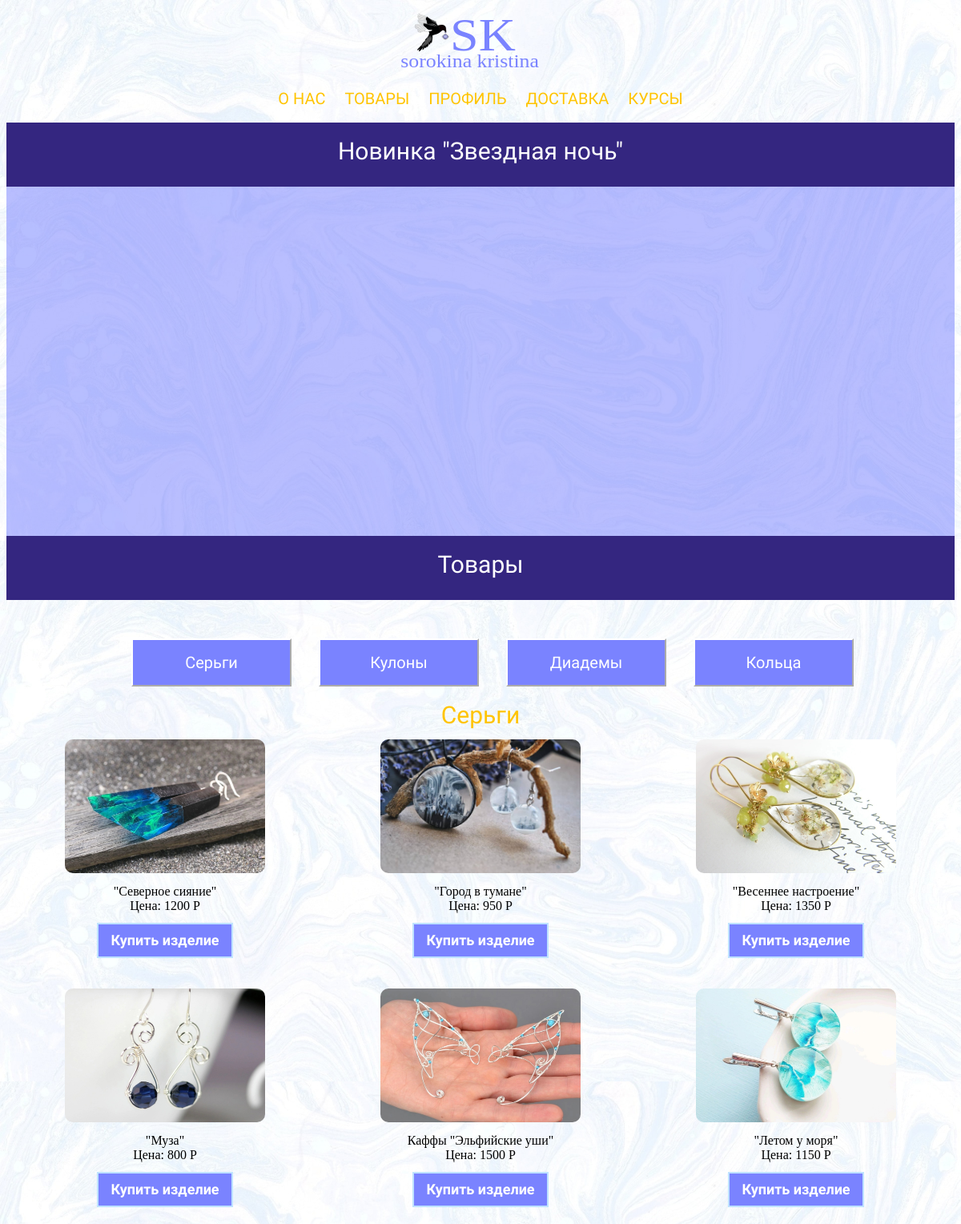
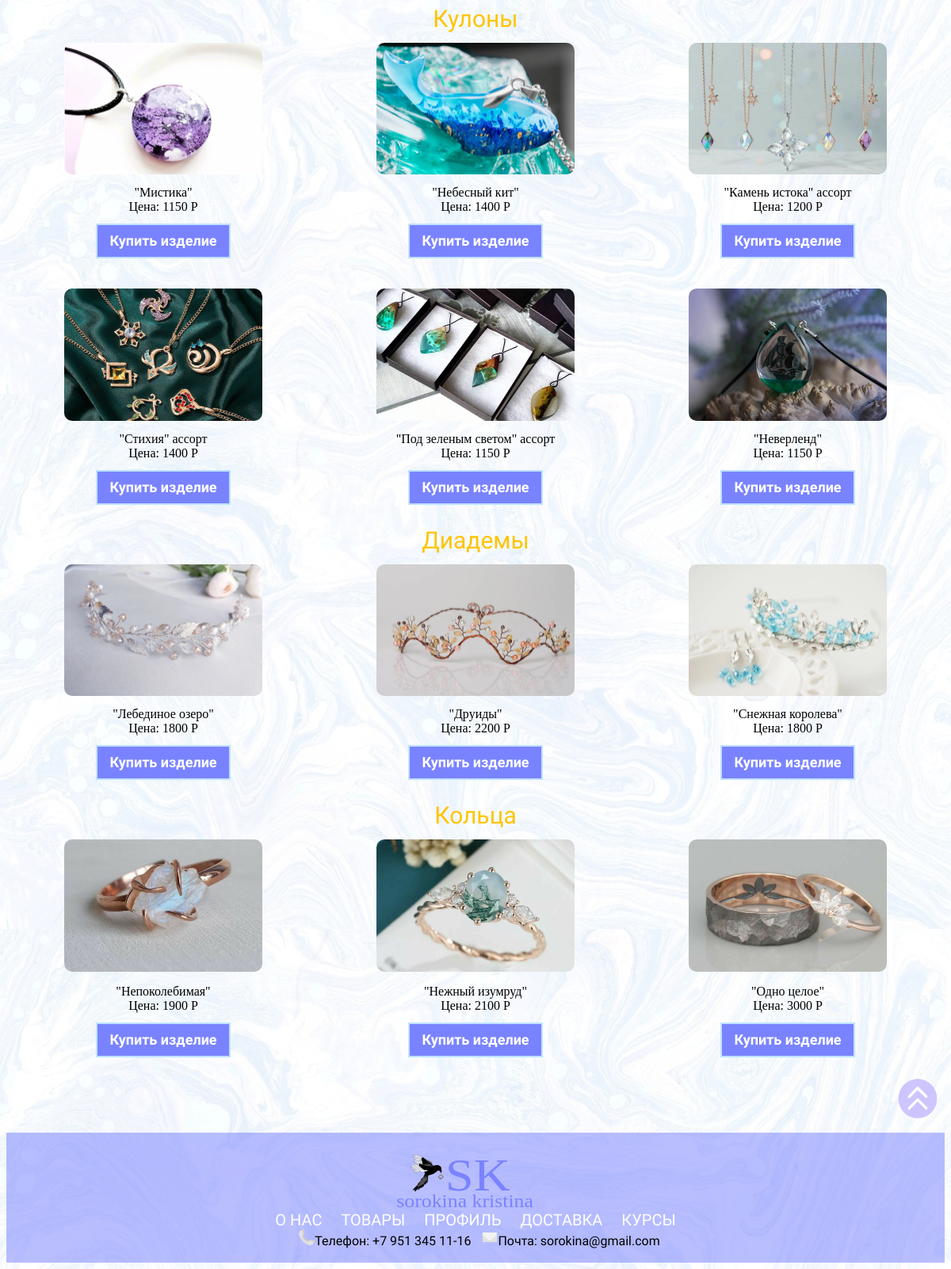
Screenshot of /html/products.php with the database file from the repository (2 pictures, top to bottom).
### tables this page shows
CREATE TABLE `products` (
  `id` int NOT NULL,
  `id_category` int NOT NULL,
  `name_product` varchar(50) NOT NULL,
  `price` int NOT NULL,
  `materials` varchar(100) NOT NULL,
  `img` varchar(100) NOT NULL
);

### html/products.php (the view, shortened to what this page needs)
<html>
<head>
<link rel ="stylesheet" href="../style/style.css">
<link rel ="stylesheet" href="../style/modalwindow.css">
<link rel ="stylesheet" href="../style/mediastyle.css">
<link rel ="stylesheet" href="../style/animationstyle.css">
</head>
<body>
<div class="head">
<a href="../index.php"><img class = "sk" src="../picture/log.svg"></a> <br><br>
<a href="../html/about_us.html">О нас</a>
<a href="../html/products.php">Товары</a>
<a href="../html/profile.php">Профиль</a>
<a href="../html/delivery.html">Доставка</a>
<a href="../html/courses.php">Курсы</a> <br><br>
</div>
<div class="bluefon"><br><span class="bf">Новинка "Звездная ночь"</span><br></div>
<div class="sliderFon"> <br>
<div class="container_slider">
</div> <br>
</div>
<div class="bluefon"><br><a name="up"><span class="bf">Товары</span></a><br></div><br>
<div class="divCatalog">
<a href="#earrings"><button class="catalog">Серьги</button></a>
<a href="#pendant"><button class="catalog">Кулоны</button></a>
<a href="#tiara"><button class="catalog">Диадемы</button></a>
<a href="#rings"><button class="catalog">Кольца</button></a>
</div></div>
<div class="stocks"> <br>
<a name="earrings"><span class="catalogSpan">Серьги</span><br></a>
<table class="stocksTable">
<tr>
<td><img src="../picture/синие_серьги.jpg"> </td>
<td><img src="../picture/кулон_серьги.jpg"></td>
<td><img src="../picture/желтые_серьги.jpg"></td>
</tr>
<tr>
<?php
$host = 'localhost';
$user = 'root';
$pass = '';
$name = 'database';
$link = mysqli_connect($host, $user, $pass, $name);
?>
<?php
$sql_product = "SELECT * FROM `products` WHERE id = 1 or id = 2 or id = 3";
if ($res = $link->query($sql_product)) {
foreach($res as $row) {
$name = $row['name_product'];
$price = $row['price'];
print("<td>".$name."<br>"."Цена: ".$price." Р "."</td>");
}}?>
</tr>
<tr><td>
<form action="" method="post">
<div class="css-modal-details">
<details>
<summary>Купить изделие</summary>
</details></div></div></form>
<td>
<form action="" method="post">
<div class="css-modal-details">
<details>
<summary>Купить изделие</summary>
</details></div></div></form>
</td>
<td>
<form action="" method="post">
<div class="css-modal-details">
<details>
<summary>Купить изделие</summary>
</details></div></div></form>
</td>
<tr>
<td><img src="../picture/серьги_бусины.jpg"></td>
<td><img src="../picture/каффы.jpg"></td>
<td><img src="../picture/голубые_серьги.jpg"></td>
</tr>
<tr>
<?php
$sql_product = "SELECT * FROM `products` WHERE id = 4 or id = 5 or id = 6";
if ($res = $link->query($sql_product)) {
foreach($res as $row) {
$name = $row['name_product'];
$price = $row['price'];
print("<td>".$name."<br>"."Цена: ".$price." Р "."</td>");
}}?>
</tr>
<tr><td>
<form action="" method="post">
<div class="css-modal-details">
<details>
<summary>Купить изделие</summary>
</details></div></div></form>
</td>
<td>
<form action="" method="post">
<div class="css-modal-details">
<details>
<summary>Купить изделие</summary>
</details></div></div></form>
</td>
<td>
<form action="" method="post">
<div class="css-modal-details">
<details>
<summary>Купить изделие</summary>
</details></div></div></form>
</td></tr></table>
<a name="pendant"><span class="catalogSpan">Кулоны</span><br></a>
<table class="stocksTable">
<tr>
<td><img src="../picture/фиолетовый_кулон.jpg"></td>
<td><img src="../picture/кулон_кит.jpg"></td>
<td><img src="../picture/кулоны.jpg"></td>
</tr>
<tr>
<?php
$sql_product = "SELECT * FROM `products` WHERE id = 7 or id = 8 or id = 9";
if ($res = $link->query($sql_product)) {
foreach($res as $row) {
$name = $row['name_product'];
$price = $row['price'];
print("<td>".$name."<br>"."Цена: ".$price." Р "."<br>"."</td>");
}}?>
</tr>
<tr><td>
<form action="" method="post">
<div class="css-modal-details">
<details>
<summary>Купить изделие</summary>
</details></div></div></form>
</td>
<td>
<form action="" method="post">
<div class="css-modal-details">
<details>
<summary>Купить изделие</summary>
</details></div></div></form>
</td>
<td>
<form action="" method="post">
<div class="css-modal-details">
<details>
<summary>Купить изделие</summary>
</details></div></div></form>
</td></tr>
<tr>
<td><img src="../picture/кулоны_genshin.jpg"></td>
<td><img src="../picture/кулоны_смола.jpg"></td>
<td><img src="../picture/зеленый_кулон.jpg"></td>
</tr>
<tr>
<?php
$sql_product = "SELECT * FROM `products` WHERE id = 10 or id = 11 or id = 12";
if ($res = $link->query($sql_product)) {
foreach($res as $row) {
$name = $row['name_product'];
$price = $row['price'];
print("<td>".$name."<br>"."Цена: ".$price." Р "."</td>");
}}
?>
</tr>
<tr><td>
<form action="" method="post">
<div class="css-modal-details">
<details>
<summary>Купить изделие</summary>
</details></div></div></form>
</td>
<td>
<form action="" method="post">
<div class="css-modal-details">
<details>
<summary>Купить изделие</summary>
</details></div></div></form>
</td>
<td>
<form action="" method="post">
<div class="css-modal-details">
<details>
<summary>Купить изделие</summary>
</details></div></div></form>
</td></tr></table>
<a name="tiara"><span class="catalogSpan">Диадемы</span><br></a>
<table class="stocksTable">
<tr>
<td><img src="../picture/белая_диадема.jpg"></td>
<td><img src="../picture/рыжая_диадема.jpg"></td>
<td><img src="../picture/бело-голубая_диадема.jpg"></td>
</tr>
<tr>
<?php
$sql_product = "SELECT * FROM `products` WHERE id = 13 or id = 14 or id = 15";
if ($res = $link->query($sql_product)) {
foreach($res as $row) {
$name = $row['name_product'];
$price = $row['price'];
print("<td>".$name."<br>"."Цена: ".$price." Р "."</td>");}}?>
</tr>
<tr><td>
<form action="" method="post">
<div class="css-modal-details">
<details>
<summary>Купить изделие</summary>
</details></div></div></form>
</td>
<td>
<form action="" method="post">
<div class="css-modal-details">
<details>
<summary>Купить изделие</summary>
</details></div></div></form>
</td>
<td>
<form action="" method="post">
<div class="css-modal-details">
<details>
<summary>Купить изделие</summary>
</details></div></div></form>
</td></tr>
</table>
<a name="rings"><span class="catalogSpan">Кольца</span><br></a>
<table class="stocksTable">
<tr>
<td><img src="../picture/кольцо_с_камнем.jpg"></td>
<td><img src="../picture/зеленое_кольцо.jpg"></td>
<td><img src="../picture/парные_кольца.jpg"></td>
</tr>
<tr><tr>
<?php
$sql_product = "SELECT * FROM `products` WHERE id = 16 or id = 17 or id = 18";
if ($res = $link->query($sql_product)) {
foreach($res as $row) {
$name = $row['name_product'];
$price = $row['price'];
print("<td>".$name."<br>"."Цена: ".$price." Р "."</td>");}}?>
</tr>
<tr><td>
<form action="" method="post">
<div class="css-modal-details">
<details>
<summary>Купить изделие</summary>
</details></div></div></form>
</td>
<td>
<form action="" method="post">
<div class="css-modal-details">
<details>
<summary>Купить изделие</summary>
</details></div></div></form>
</td>
<td>
<form action="" method="post">
<div class="css-modal-details">
<details>
<summary>Купить изделие</summary>
</details></div></div></form>
</td></tr></table></div>
<a href="#up"><img class="imgUp" src="../picture/iconup.svg"></a><br><br>
<div class="footer"> <br>
<img class = "sk" src="../picture/log.svg"> <br>
<a href="../html/about_us.html">О нас</a>
<a href="../html/products.php">Товары</a>
<a href="../html/profile.php">Профиль</a>
<a href="../html/delivery.html">Доставка</a>
<a href="../html/courses.php">Курсы</a> <br>
<img class="icon"src ="../picture/icon1.png"><span>Телефон: +7 951 345 11-16</span>
<img class="icon"src ="../picture/icon2.png"><span>Почта: sorokina@gmail.com</span> <br><br>
</div>
</body>
</html>

### style/style.css (style rules this page uses)
body { background: url(../picture/fon.jpg); background-size: 100%; overflow-x: hidden; }
span, p { font-family: 'El Messiri', sans-serif; }
.head { text-align: center; }
.head a { color: #ffc400; text-decoration: none; font-size: 20px; text-transform: uppercase; text-align: right; padding: 10px; font-family: 'El Messiri', sans-serif; }
.sk { width: 200px; height: 80px; }
.divCatalog { width: 100%; text-align: center; }
.catalogSpan { color: #ffc400; font-size: 30px; font-family: 'El Messiri', sans-serif; }
.catalog { background: #7a83ff; width: 200px; height: 60px; text-align: center; display: inline-block; color: #ffffff; border-color: #ffffff; margin-top: 30px; margin-left: 30px; font-family: 'El Messiri', sans-serif; font-size: 20px; }
.stocks, .infosearch, .sotr { text-align: center; }
.stocks img { width: 400px; padding: 10px; border-radius: 20px; }
.stocksTable, .sotrTable, .sotrTableIcon { width: 100%; text-align: center; }
.footer { text-align: center; background-color: #7a83ff85; }
.footer a { color: #ffffff; text-decoration: none; font-size: 20px; text-transform: uppercase; text-align: right; padding: 10px; font-family: 'El Messiri', sans-serif; }
.icon { width: 20px; height: 20px; margin-left: 10px; }
.bluefon { background-color: #342680; text-align: center; height: 80px; }
.bf { font-size: 30px; font-family: 'El Messiri', sans-serif; color: white; }
.imgUp { width: 50px; height: 50px; border-radius: 50%; margin-left: 95%; }

### style/modalwindow.css (style rules this page uses)
.css-modal-details { height: 60px; display: flex; align-items: center; justify-content: center; }
.css-modal-details summary { display: inline-flex; margin: 10px; text-decoration: none; position: relative; font-size: 18px; line-height: 20px; padding: 10px 15px; color: #FFF; font-weight: bold; font-family: 'El Messiri', sans-serif; background-color: #7a83ff; cursor: pointer; border: 2px solid #BFE2FF; overflow: hidden; z-index: 1; }
.css-modal-details summary:before { content: ''; position: absolute; top: 0; right: -50px; bottom: 0; left: 0; border-right: 50px solid transparent; border-top: 50px solid #2e369f5f; transition: transform 0.5s; transform: translateX(-100%); z-index: -1; }

### style/mediastyle.css (style rules this page uses)
@media screen and (min-width: 1001px) and (max-width: 1300px) { .stocks img { width: 250px; padding: 10px; } }

### style/animationstyle.css (style rules this page uses)
.sliderFon { background-color: #7a83ff85; }
.container_slider { border-radius: 20px; width: 600px; height: 400px; position: relative; margin: 0 auto; }
img:nth-child(1) { animation-delay:12s }
img:nth-child(2) { animation-delay:8s }

### rows the page displays
products: name_product "\"Северное сияние\"", price "1200"
products: name_product "\"Город в тумане\"", price "950"
products: name_product "\"Весеннее настроение\"", price "1350"
products: name_product "\"Муза\"", price "800"
products: name_product "Каффы \"Эльфийские уши\"", price "1500"
products: name_product "\"Летом у моря\"", price "1150"
products: name_product "\"Мистика\"", price "1150"
products: name_product "\"Небесный кит\"", price "1400"
products: name_product "\"Камень истока\" ассорт", price "1200"
products: name_product "\"Стихия\" ассорт", price "1400"
products: name_product "\"Под зеленым светом\" ассорт", price "1150"
products: name_product "\"Неверленд\"", price "1150"
products: name_product "\"Лебединое озеро\"", price "1800"
products: name_product "\"Друиды\"", price "2200"
products: name_product "\"Снежная королева\"", price "1800"
products: name_product "\"Непоколебимая\"", price "1900"
products: name_product "\"Нежный изумруд\"", price "2100"
products: name_product "\"Одно целое\"", price "3000"
